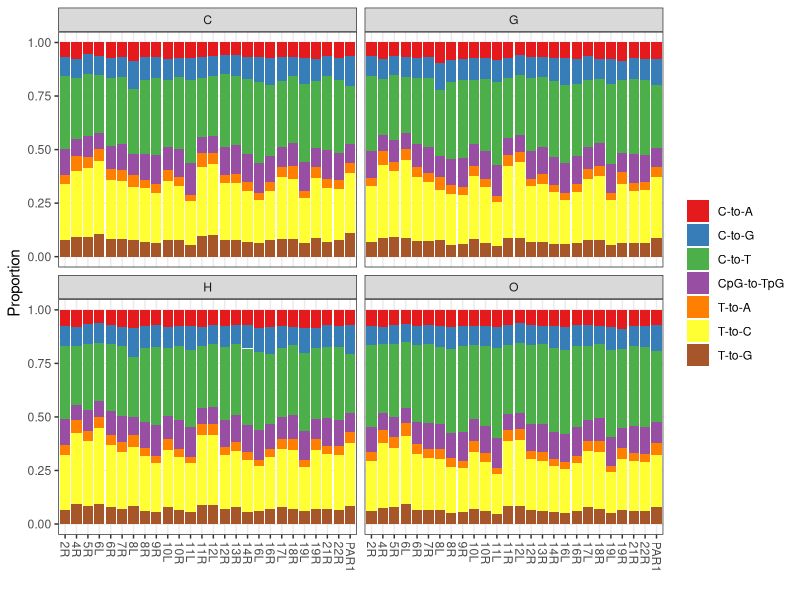
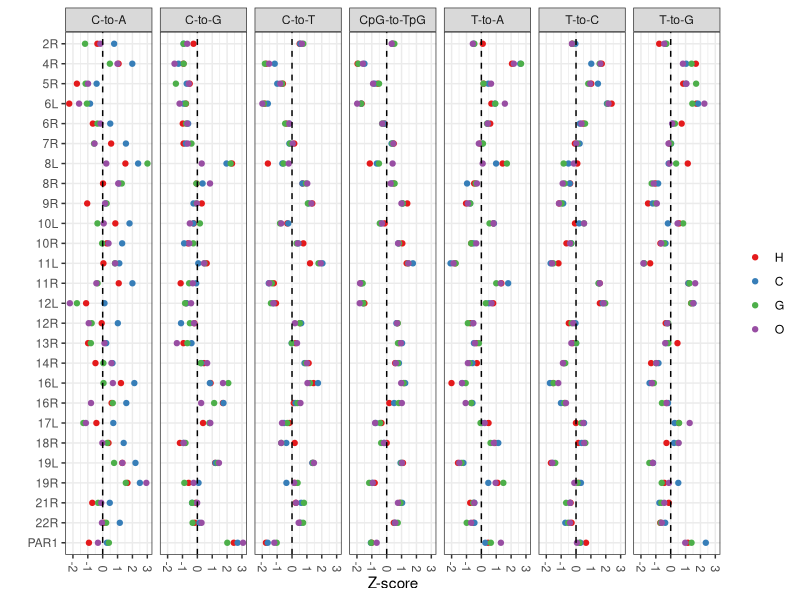
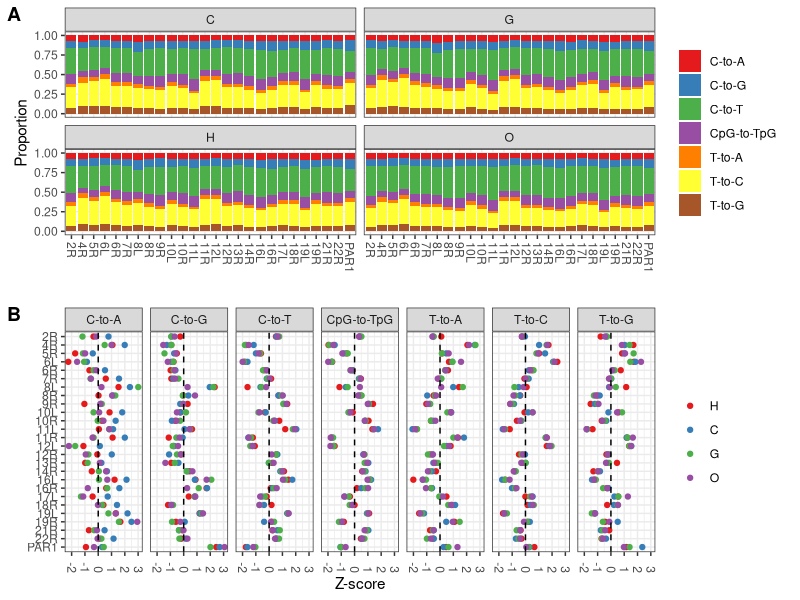

The R script that drew these images, in order:
# load libraries and data
library(ggplot2)
library (cowplot)

tels <- c("2R","4R","5R","6L","6R","7R","8L","8R","9R","10L","10R","11L","11R",
          "12L","12R","13R","14R","16L","16R","17L","18R","19L","19R","21R","22R")

data_2 <- read.table("data_2.txt", header=TRUE)
data_2$tel[which(data_2$tel=="XGhum")] <- "PAR1"
data_2$tel = factor(data_2$tel, levels=c(tels, "PAR1"))

data_3 <- read.table("data_3.txt", header=TRUE)
data_3$tel = factor(data_3$tel, levels=c("PAR1",rev(tels)))
data_3$sp = factor(data_3$sp, levels=c("H", "C", "G", "O"))

# plot
p1 <- ggplot(subset(data_2), aes(x=tel, y=prop, fill=mType)) + 
  geom_bar(stat = "identity",position = "fill") + 
  facet_wrap(.~sp) + 
  theme_bw() + 
  scale_fill_brewer(palette="Set1") +
  xlab("") + 
  ylab("Proportion") + 
  theme(legend.title = element_blank(), axis.text.x = element_text(angle = 270, vjust = 0.5, hjust=0))
p1

p2 <- ggplot(data_3, aes(x=dif, y = tel, color = sp)) + 
  geom_point() + 
  facet_wrap(.~mType, ncol = 7) + 
  theme_bw() + 
  scale_color_brewer(palette="Set1") +
  theme(legend.title = element_blank(), axis.text.x = element_text(angle = 270, vjust = 0.5, hjust=1)) + ylab("") + xlab("Z-score") + 
  geom_vline(xintercept = 0, lty=2)

p2

tt <- plot_grid(p1, p2, ncol = 1, axis = "lr", align="v", rel_heights = c(1, 1), labels = c("A", "B"))

ggsave("fig4.png", tt, width=22, height=20, units = "cm")